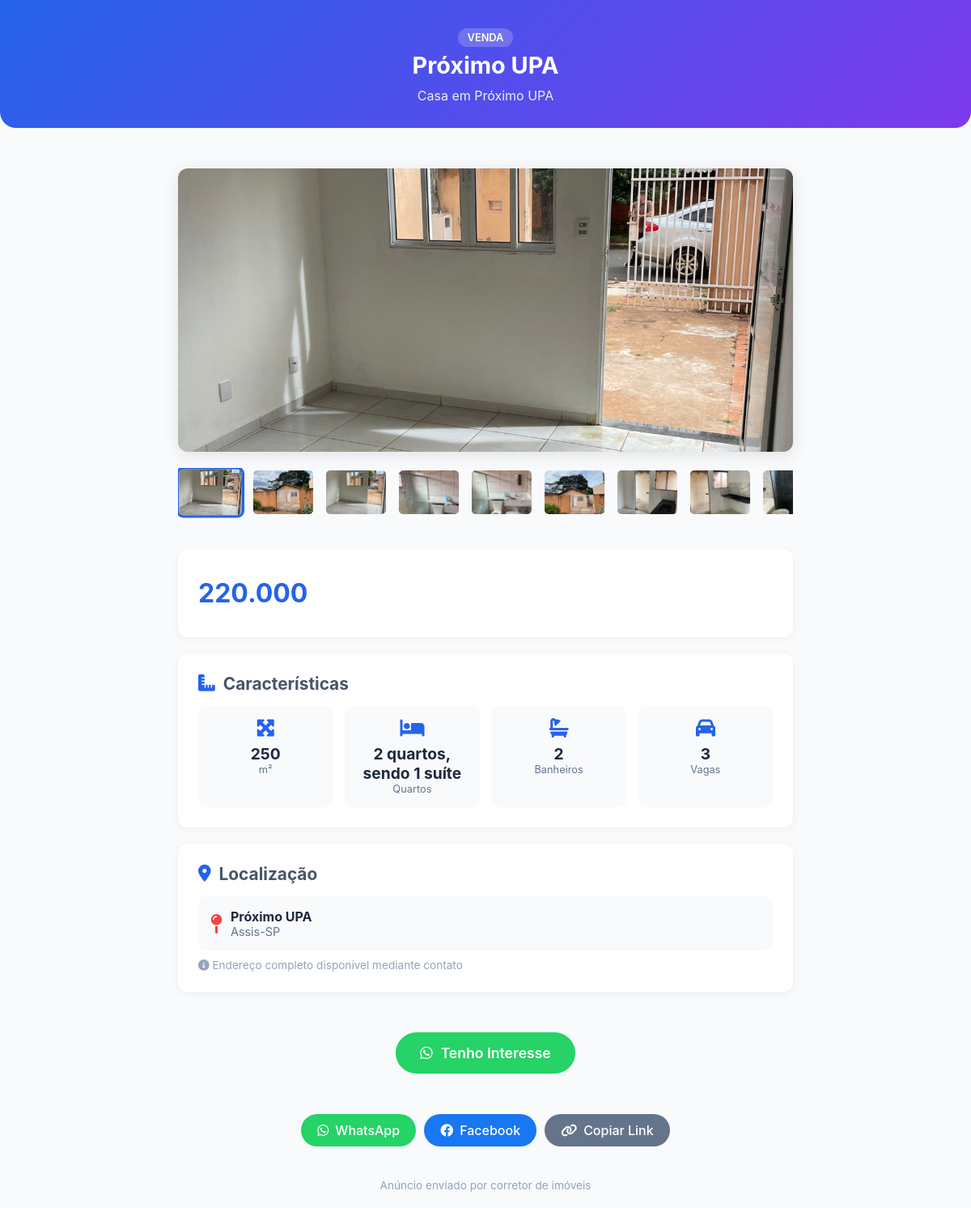
The page /imoveis/2/compartilhar (signed in) on the database its author committed.
### models.py (models this page shows)
class Imovel(db.Model):
    id = db.Column(db.Integer, primary_key=True)
    titulo = db.Column(db.String(200), nullable=False)
    tipo = db.Column(db.String(30))
    negocio = db.Column(db.String(20))
    endereco = db.Column(db.String(200), nullable=False)
    bairro = db.Column(db.String(100))
    cidade = db.Column(db.String(100), default='Assis-SP')
    cep = db.Column(db.String(20))
    preco = db.Column(db.String(50))
    area = db.Column(db.String(50))
    quartos = db.Column(db.String(20))
    banheiros = db.Column(db.String(20))
    vagas = db.Column(db.String(20))
    descricao = db.Column(db.Text)
    proprietario_nome = db.Column(db.String(100))
    proprietario_telefone = db.Column(db.String(50))
    proprietario_email = db.Column(db.String(100))
    foto_capa = db.Column(db.String(200))
    status = db.Column(db.String(30), default='ativo')
    visualizacoes = db.Column(db.Integer, default=0)
    destaque = db.Column(db.Boolean, default=False)
    criado_em = db.Column(db.DateTime, default=datetime.utcnow)
    fotos = db.relationship('ImovelFoto', backref='imovel', lazy=True, cascade='all, delete-orphan')

class ImovelFoto(db.Model):
    id = db.Column(db.Integer, primary_key=True)
    imovel_id = db.Column(db.Integer, db.ForeignKey('imovel.id'), nullable=False)
    caminho = db.Column(db.String(200), nullable=False)
    ordem = db.Column(db.Integer, default=0)
    criada_em = db.Column(db.DateTime, default=datetime.utcnow)

### app.py (the view)
@app.route('/imoveis/<int:id>/compartilhar')
@login_required
def compartilhar_imovel(id):
    imovel = Imovel.query.get_or_404(id)
    fotos = ImovelFoto.query.filter_by(imovel_id=id).order_by(ImovelFoto.ordem).all()
    return render_template('compartilhar.html', imovel=imovel, fotos=fotos)

### app.py (called while the page is built)
def login_required(f):
    @wraps(f)
    def decorated_function(*args, **kwargs):
        if not session.get('logado'):
            return redirect(url_for('login'))
        return f(*args, **kwargs)
    return decorated_function

### templates/compartilhar.html (shortened to what this page needs)
<!DOCTYPE html>
<html lang="pt-BR">
<head>
    <link rel="stylesheet" href="https://cdnjs.cloudflare.com/ajax/libs/font-awesome/6.4.0/css/all.min.css">
</head>
<body>
    <div class="header">
        <span class="badge badge-{{ imovel.negocio }}">{{ imovel.negocio }}</span>
        <h1>{{ imovel.titulo }}</h1>
        <p>{{ imovel.tipo|capitalize }} em {{ imovel.bairro or imovel.cidade }}</p>
    </div>
    <div class="container">
        {% if fotos %}
        <div class="gallery-main">
            <img id="mainImage" src="{{ imovel.foto_capa or fotos[0].caminho }}" alt="{{ imovel.titulo }}">
        </div>
        {% if fotos|length > 1 %}
        <div class="gallery-thumbs">
            {% for foto in fotos %}
            <div class="gallery-thumb {% if foto.caminho == imovel.foto_capa %}active{% endif %}" onclick="changeImage('{{ foto.caminho }}', this)">
                <img src="{{ foto.caminho }}" alt="Foto {{ foto.ordem + 1 }}">
            </div>
            {% endfor %}
        </div>
        {% endif %}
        {% else %}
        <div class="no-fotos"><i class="fas fa-home"></i></div>
        {% endif %}
        {% if imovel.preco %}
        <div class="card">
            <div class="preco">{{ imovel.preco }}</div>
        </div>
        {% endif %}
        <div class="card">
            <h2><i class="fas fa-ruler-combined"></i> Características</h2>
            <div class="features">
                {% if imovel.area %}
                <div class="feature">
                    <i class="fas fa-expand-arrows-alt"></i>
                    <div class="value">{{ imovel.area }}</div>
                    <div class="label">m²</div>
                </div>
                {% endif %}
                {% if imovel.quartos %}
                <div class="feature">
                    <i class="fas fa-bed"></i>
                    <div class="value">{{ imovel.quartos }}</div>
                    <div class="label">Quartos</div>
                </div>
                {% endif %}
                {% if imovel.banheiros %}
                <div class="feature">
                    <i class="fas fa-bath"></i>
                    <div class="value">{{ imovel.banheiros }}</div>
                    <div class="label">Banheiros</div>
                </div>
                {% endif %}
                {% if imovel.vagas %}
                <div class="feature">
                    <i class="fas fa-car"></i>
                    <div class="value">{{ imovel.vagas }}</div>
                    <div class="label">Vagas</div>
                </div>
                {% endif %}
            </div>
        </div>
        <div class="card">
            <h2><i class="fas fa-map-marker-alt"></i> Localização</h2>
            <div class="localizacao">
                <i class="fas fa-map-pin"></i>
                <div>
                    <strong>{{ imovel.bairro or 'Bairro' }}</strong>
                    <p style="color: #64748b; font-size: 0.9rem;">{{ imovel.cidade }}</p>
                </div>
            </div>
            <p class="text-muted" style="color: #94a3b8; font-size: 0.85rem; margin-top: 10px;">
                <i class="fas fa-info-circle"></i> Endereço completo disponível mediante contato
            </p>
        </div>
        <div class="cta">
            <a href="https://api.whatsapp.com/send?text=Olá! Vi o imóvel '{{ imovel.titulo }}' e gostaria de mais informações." target="_blank" class="cta-btn">
                <i class="fab fa-whatsapp"></i> Tenho Interesse
            </a>
        </div>
        <div class="share-buttons">
            <a href="https://api.whatsapp.com/send?text={{ imovel.titulo }} - {{ imovel.tipo|capitalize }} em {{ imovel.bairro or imovel.cidade }} - {{ imovel.preco }}" target="_blank" class="share-btn share-whatsapp">
                <i class="fab fa-whatsapp"></i> WhatsApp
            </a>
            <a href="https://www.facebook.com/sharer/sharer.php?u={{ request.url }}" target="_blank" class="share-btn share-facebook">
                <i class="fab fa-facebook"></i> Facebook
            </a>
            <a href="#" onclick="copiarLink(event)" class="share-btn share-copy">
                <i class="fas fa-link"></i> Copiar Link
            </a>
        </div>
    </div>
    <div class="footer">
        <p>Anúncio enviado por corretor de imóveis</p>
    </div>
</body>
</html>

### templates/compartilhar.html (style rules this page uses)
* { margin: 0; padding: 0; box-sizing: border-box; }
body { font-family: -apple-system, BlinkMacSystemFont, 'Segoe UI', Roboto, sans-serif; background: #f8fafc; color: #1e293b; }
.container { max-width: 800px; margin: 0 auto; padding: 20px; }
.header { text-align: center; padding: 30px 20px; background: linear-gradient(135deg, #2563eb, #7c3aed); color: white; border-radius: 0 0 20px 20px; margin-bottom: 30px; }
.header h1 { font-size: 1.8rem; margin-bottom: 10px; }
.header p { opacity: 0.9; font-size: 1rem; }
.badge { display: inline-block; padding: 4px 12px; border-radius: 20px; font-size: 0.8rem; font-weight: 600; text-transform: uppercase; margin: 5px; }
.badge-venda { background: rgba(255,255,255,0.2); color: white; }
.gallery-main { width: 100%; height: 350px; border-radius: 12px; overflow: hidden; margin-bottom: 20px; box-shadow: 0 4px 20px rgba(0,0,0,0.1); }
.gallery-main img { width: 100%; height: 100%; object-fit: cover; }
.gallery-thumbs { display: flex; gap: 10px; overflow-x: auto; padding-bottom: 10px; margin-bottom: 30px; }
.gallery-thumb { flex-shrink: 0; width: 80px; height: 60px; border-radius: 8px; overflow: hidden; cursor: pointer; border: 3px solid transparent; transition: all 0.2s; }
.gallery-thumb:hover, .gallery-thumb.active { border-color: #2563eb; transform: scale(1.05); }
.gallery-thumb img { width: 100%; height: 100%; object-fit: cover; }
.card { background: white; border-radius: 12px; padding: 25px; box-shadow: 0 2px 10px rgba(0,0,0,0.05); margin-bottom: 20px; }
.card h2 { font-size: 1.3rem; margin-bottom: 15px; color: #475569; display: flex; align-items: center; gap: 10px; }
.card h2 i { color: #2563eb; }
.preco { font-size: 2rem; font-weight: 700; color: #2563eb; margin: 10px 0; }
.features { display: grid; grid-template-columns: repeat(auto-fit, minmax(120px, 1fr)); gap: 15px; }
.feature { text-align: center; padding: 15px; background: #f8fafc; border-radius: 10px; }
.feature i { font-size: 1.5rem; color: #2563eb; margin-bottom: 8px; }
.feature .value { font-size: 1.2rem; font-weight: 700; }
.feature .label { font-size: 0.8rem; color: #64748b; }
.localizacao { display: flex; align-items: center; gap: 10px; padding: 15px; background: #f8fafc; border-radius: 10px; margin: 10px 0; }
.localizacao i { font-size: 1.5rem; color: #ef4444; }
.cta { text-align: center; padding: 30px 20px; }
.cta-btn { display: inline-flex; align-items: center; gap: 10px; padding: 15px 30px; background: #25d366; color: white; text-decoration: none; border-radius: 50px; font-size: 1.1rem; font-weight: 600; transition: all 0.2s; }
.share-buttons { display: flex; gap: 10px; justify-content: center; margin-top: 20px; flex-wrap: wrap; }
.share-btn { display: inline-flex; align-items: center; gap: 8px; padding: 10px 20px; border-radius: 50px; text-decoration: none; color: white; font-weight: 500; transition: all 0.2s; }
.share-whatsapp { background: #25d366; }
.share-facebook { background: #1877F2; }
.share-copy { background: #64748b; }
.footer { text-align: center; padding: 20px; color: #94a3b8; font-size: 0.85rem; }

### rows shown on the page
Imovel: negocio "VENDA", titulo "Próximo UPA", tipo "Casa", bairro "Próximo UPA", foto_capa (picture), preco "220.000", area "250", quartos "2 quartos, sendo 1 suíte", banheiros "2", vagas "3", cidade "Assis-SP"
ImovelFoto: caminho (picture)
ImovelFoto: caminho (picture)
ImovelFoto: caminho (picture)
ImovelFoto: caminho (picture)
ImovelFoto: caminho (picture)
ImovelFoto: caminho (picture)
ImovelFoto: caminho (picture)
ImovelFoto: caminho (picture)
ImovelFoto: caminho (picture)
